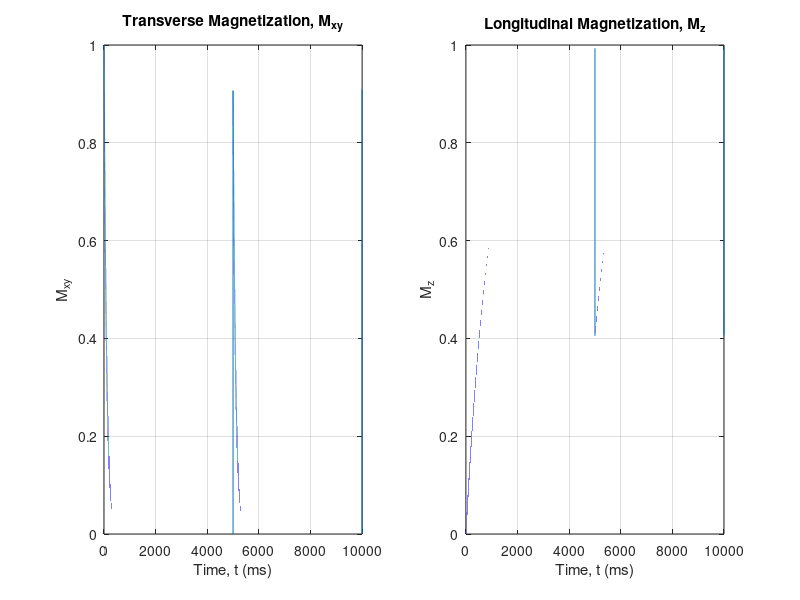

Write the MATLAB code that produced this figure.
% Bloch Equation Simulator

% Parameters
T1 = 1000;
T2 = 100;
TR = 5000; 
TE = 5;
flip = 20;

% Magnetization
T = 10000; 
dt = 0.01; 
t = [0:dt:T]';
nt = length(t);

% Rotation Matrix
R = [1 0 0; 0 cos(flip) sin(flip); 0 -sin(flip) cos(flip)];

% Relaxation Matrix
E = diag([exp(-dt/T2) exp(-dt/T2) exp(-dt/T1)]);

M = NaN(3, nt);
M(:,1) = [1 0 0]';

for i = 2:nt
    if rem(t(i), TR) == 0
        M(:,i) = R*M(:,i-1);
    else
        M(:,i) = E*M(:,i-1) + (1-exp(-dt/T1))*[0 0 1]';
    end
end

% Pool transverse magnetization
Mxy = M(1,:) + 1j*M(2,:);

figure(1); 
subplot(1,2,1); plot(t, abs(Mxy)); grid on;
xlabel('Time, t (ms)'); ylabel('M_x_y');
title('Transverse Magnetization, M_x_y');

subplot(1,2,2); plot(t, M(3,:)); grid on;
xlabel('Time, t (ms)'); ylabel('M_z');
title('Longitudinal Magnetization, M_z');

    
